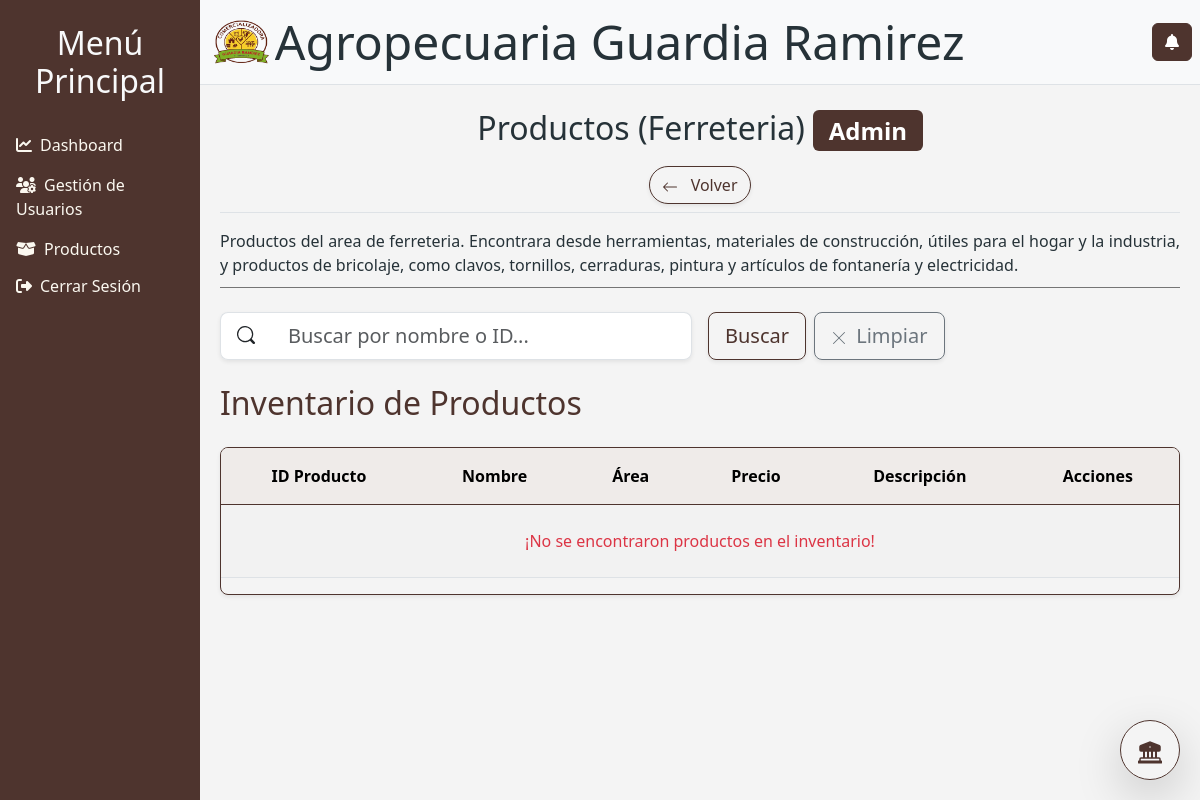
The page /productos/ferreteria/ (signed in) on the database its author committed.
### system/models.py (models this page shows, shortened)
class AreaAlmacen(models.Model):
    nombre = models.CharField(max_length=100, unique=True)
    prefijo_codigo = models.CharField(max_length=5, unique=True)
    definicion = models.TextField()

### core/models.py (models this page shows, shortened)
class Profile(models.Model):
    user = models.OneToOneField(User, on_delete=models.CASCADE)
    telefono = models.CharField(max_length=20, blank=True)
    nivel_usuario = models.CharField(choices=[("admin", "Admin"), ("usuario", "Usuario"), ("invitado", "Invitado")], blank=True)
    cargo = models.CharField(choices=[("gerente", "Gerente"), ("supervisor", "Supervisor"), ("empleado", "Empleado")], blank=True)
    salario = models.DecimalField(max_digits=10, decimal_places=2, null=True, blank=True)
    fecha_contratacion = models.DateField(null=True, blank=True)
    estado = models.CharField(choices=[("activo", "Activo"), ("inactivo", "Inactivo"), ("suspendido", "Suspendido")], blank=True)
    foto_perfil =  models.ImageField(
        upload_to='profiles_pictures/',
        storage=fs,
        null=True,
        blank=True
    )

### system/views.py (the view, shortened to what this page needs)
# urls.py: path('productos/<str:categoria>/', views.productosCategoria, name='productosCategoria'),
@login_required
def productosCategoria(request, categoria):
    configuraciones = configuraciones_admin.objects.all()
    configuracionStr = []
    for con in configuraciones:
        configuracionStr.append(con.tasa_cambio_bs)
        configuracionStr.append(con.mostrar_precios)
        configuracionStr.append(con.tasa_cambio_cop)
    search_query = request.GET.get('search', '')
    categoriaDB = AreaAlmacen.objects.get(nombre=categoria)
    try:
        productos_list = Producto.objects.filter(area=categoriaDB)
        productos_list = aplicar_conversion_precios(productos_list, configuracionStr)
    except Exception as e:
        print(f"Ocurrió un error inesperado: {e}")
        import traceback
        traceback.print_exc()
    return render(request, 'inventario/productos_categoria.html', {
        'categoria': categoriaDB,
        'productosList': productos_list,
        "configuracion": configuracionStr,
    })

### system/context_processors.py (called while the page is built)
def global_config(request):
    try:
        config_obj = configuraciones_admin.objects.first()
        if not config_obj:
            config_obj = configuraciones_admin.objects.create(
                tasa_cambio_cop=Decimal('3900.0000'),
                tasa_cambio_bs=Decimal('160.0000'),
                mostrar_precios='USD'
            )
        configuracionStr = [
            str(config_obj.tasa_cambio_bs),   # Factor 0: Tasa BS (usado en la vista)
            config_obj.mostrar_precios,       # Factor 1: Moneda de Display
            str(config_obj.tasa_cambio_cop)    # Factor 2: Tasa COP (usado en la vista)
        ]
    except Exception:
        config_obj = None
        configuracionStr = [None, 'USD', None]
    return {
        'configuracion_obj': config_obj,
        'configuracionStr': configuracionStr,
    }

### templates/inventario/productos_categoria.html (shortened to what this page needs)
{% extends 'dashboard/base_system.html' %}
{% load static %}
{% block extra_head %}
    <link rel="stylesheet" href="{% static 'styles/dashboard.css' %}">
{% endblock %}
{% block content %}
    <div class="content-header">
        <div class="d-flex flex-column justify-content-between align-items-center mb-3 border-bottom w-100">
            <h1 class="text-center">
                Productos ({{ categoria.nombre|capfirst }})
                <span class="badge bg-success text-white mb-1 badge-nivel">
                    {{ user.profile.nivel_usuario|capfirst }}
                </span>
            </h1>
            <a href="{% url 'productos' %}" class="btn btn-outline-success btn-outline-brown shadow-sm rounded-pill mb-2">
                <svg xmlns="http://www.w3.org/2000/svg" width="16" height="16" fill="currentColor" class="bi bi-arrow-left me-2" viewBox="0 0 16 16">
                    <path fill-rule="evenodd" d="M15 8a.5.5 0 0 0-.5-.5H2.707l3.147-3.146a.5.5 0 1 0-.708-.708l-4 4a.5.5 0 0 0 0 .708l4 4a.5.5 0 0 0 .708-.708L2.707 8.5H14.5A.5.5 0 0 0 15 8z"/>
                </svg>
                Volver
            </a>
        </div>
        <p style="text-align: justify;">Productos del area de {{categoria.nombre}}. {{categoria.definicion}}</p>
    </div>
    <div class="filters my-4">
        <form method="get" class="row g-3 align-items-end">
            <div class="col-6 col-md-6">
                <div class="input-group input-group-lg shadow-sm rounded-3">
                    <span class="input-group-text bg-white border-end-0">
                    </span>
                    <input type="text" class="form-control border-start-0" id="search-input" name="search" placeholder="Buscar por nombre o ID..." value="{{ request.GET.search }}">
                </div>
            </div>
            <div class="col-6 col-md-6 d-flex gap-2">
                <button type="submit" class="btn btn-outline-success btn-outline-brown btn-lg shadow-sm">
                    Buscar
                </button>
                <a href="{% url 'productosCategoria' categoria.nombre %}" class="btn btn-outline-secondary btn-lg shadow-sm">
                    <span class="d-none d-sm-inline ms-1">Limpiar</span>
                </a>
            </div>
        </form>
    </div>
    <div class="w-100">
        <h2 class="mb-4 text-success text-brown">Inventario de Productos</h2>
        <div class="overflow-x-auto rounded-3 shadow-sm border border-success border-brown">
            <table class="table table-striped table-hover align-middle">
                <thead class="table-success table-brown text-white text-center text-nowrap">
                    <tr>
                        <th scope="col" class="py-3 px-4">ID Producto</th>
                        <th scope="col" class="py-3 px-4">Nombre</th>
                        <th scope="col" class="py-3 px-4">Área</th>
                        <th scope="col" class="py-3 px-4">Precio</th>
                        <th scope="col" class="py-3 px-4">Descripción</th>
                        <th scope="col" class="py-3 px-4">Acciones</th>
                    </tr>
                </thead>
                <tbody class="text-center text-nowrap">
                    {% for producto in productosList %}
                    <tr>
                        <th scope="row" class="py-3 px-4">
                            <span class="badge bg-secondary">{{ producto.area.prefijo_codigo }}-{{ producto.codigoProducto }}</span>
                        </th>
                        <td class="py-3 px-4">
                            <strong class="text-success text-brown">{{ producto.nombre }}</strong>
                        </td>
                        <td class="py-3 px-4">
                            <span class="badge bg-success bg-brown text-white">{{ producto.area.nombre|capfirst }}</span>
                        </td>
                        <td class="py-3 px-4">
                            <span class="fw-bold text-success text-brown">{{ producto.precio_display|floatformat:2 }} {{ configuracion.1 }}</span>
                        </td>
                        <td class="py-3 px-4 text-muted">
                            {{ producto.descripcion|truncatechars:100 }}
                        </td>
                        <td class="py-3 px-4">
                            <a href="#" class="btn btn-outline-success btn-outline-brown btn-sm">Ver Lotes</a>
                        </td>
                    </tr>
                    {% empty %}
                    <tr>
                        <td colspan="6" class="text-center text-danger py-4">
                            ¡No se encontraron productos en el inventario!
                        </td>
                    </tr>
                    {% endfor %}
                </tbody>
            </table>
        </div>
    </div>
{% endblock %}

### static/styles/system.css (style rules this page uses)
:root { --deep-blue: #263238; --pure-white: #FFFFFF; --primary-green: #689F38; --bright-yellow: #FBC02D; --dark-brown: #4E342E; --accent-red: #E53935; --soft-beige: #FBF8F0; --light-beige: #F8F4E3; --light-gray: #f4f4f4; --text-color: #263238; }
html, body { height: 100%; margin: 0; padding: 0; }
body { background-color: var(--light-gray); font-family: 'Segoe UI', Tahoma, Geneva, Verdana, sans-serif; color: var(--text-color); }
@media (min-width: 768px) { .text-brown { color: var(--dark-brown) !important; } }
@media (min-width: 768px) { .table-brown { --bs-table-bg: #EFEBE9; --bs-table-striped-bg: #D7CCC8; --bs-table-striped-color: #4E342E; --bs-table-active-bg: #BCAAA4; --bs-table-hover-bg: #BCAAA4; --bs-table-hover-color: #4E342E; color: #4E342E; border-color: #4E342E; } }
@media (min-width: 768px) { .border-brown { border-color: var(--dark-brown) !important; } }
@media (min-width: 768px) { .btn-outline-brown { --bs-btn-color: #4E342E; --bs-btn-border-color: #4E342E; --bs-btn-hover-color: #fff; --bs-btn-hover-bg: #4E342E; --bs-btn-hover-border-color: #4E342E; --bs-btn-active-color: #fff; --bs-btn-active-bg: #4E342E; --bs-btn-active-border-color: #4E342E; --bs-btn-disabled-color: #4E342E; --bs-btn-disabled-border-color: #4E342E; } }
@media (min-width: 768px) { .badge-nivel { background-color: var(--dark-brown) !important; } }

### static/styles/dashboard.css (style rules this page uses)
:root { --azul-marino: #263238; --verde-principal: #689F38; --amarillo-brillante: #FBC02D; --marron-oscuro: #4E342E; --rojo-acento: #E53935; --blanco-puro: #FFFFFF; --beige-suave: #FBF8F0; --gris-medio: #757575; }

### rows shown on the page
AreaAlmacen: nombre "Ferreteria", nombre "ferreteria", definicion "Encontrara desde herramientas, materiales de construcción, útiles para el hogar y la industria, y productos de bricolaje, como clavos, tornillos, cerraduras, pintura y artículos de fontanería y electricidad."

### other values the page prints
{{ user.profile.nivel_usuario|capfirst }} "Admin"
